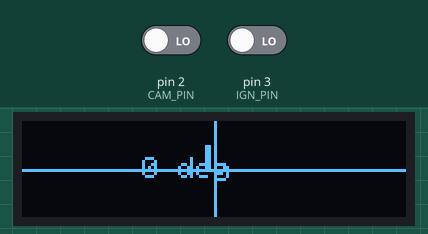
The sketch below on a simulated Arduino Uno, built with avr-gcc and run on an emulated ATmega328P. Shown: 128×32 one-colour display. The inputs (shaded band) are chosen by the test bench; at power-on: pin 3 (IGN_PIN) LOW, pin 2 (CAM_PIN) LOW. What the sketch prints to the serial monitor is not drawn.

Above: at 1.2 s.
1.3 s: pin 3 (IGN_PIN) driven HIGH
At 2.4 s:
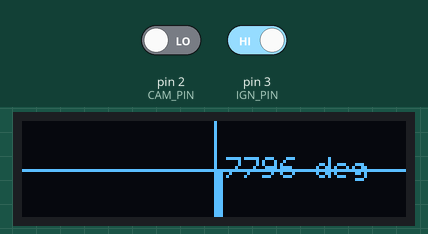
Timing chart, 0 to 4.3 s (numbered marks = the images above; inputs shaded):
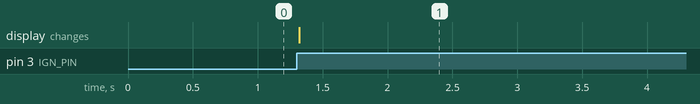

Measured:
- after the input at 1.3 s, the display: changes at once (image 1)

The sketch:

timing_gauge.ino
```cpp
// Include the Adafruit graphics and OLED libraries
#include <Adafruit_GFX.h>
#include <Adafruit_SSD1306.h>

// Define the OLED display width and height
#define SCREEN_WIDTH 128
#define SCREEN_HEIGHT 32

// Create an object for the OLED display
Adafruit_SSD1306 display(SCREEN_WIDTH, SCREEN_HEIGHT);

// Define the pins for the camshaft sensor and ignition module signals
#define CAM_PIN 2 // The camshaft sensor signal is connected to pin 2
#define IGN_PIN 3 // The ignition module signal is connected to pin 3

// Define some variables for the timing calculation
volatile unsigned long camTime = 0; // The time of the last camshaft sensor pulse in microseconds
volatile unsigned long ignTime = 0; // The time of the last ignition module pulse in microseconds
volatile int timing = 0; // The ignition timing in degrees

// Define some constants for the timing calculation
#define DEG_PER_MICROSECOND 0.006 // The degrees per microsecond for a 4-1 camshaft sensor
#define MAX_TIMING 60 // The maximum timing in degrees to display
#define MIN_TIMING -60 // The minimum timing in degrees to display

// Define some constants for the OLED display
#define BAR_WIDTH 2 // The width of each bar in pixels
#define BAR_SPACING 1 // The spacing between each bar in pixels
#define BAR_COLOR WHITE // The color of the bars
#define BAR_OFFSET 16 // The offset of the bars from the center of the screen in pixels
#define TEXT_COLOR WHITE // The color of the text
#define TEXT_SIZE 1 // The size of the text

// This function is called when a camshaft sensor pulse is detected
void camISR() {
  camTime = micros(); // Record the current time in microseconds
}

// This function is called when an ignition module pulse is detected
void ignISR() {
  ignTime = micros(); // Record the current time in microseconds
  timing = (ignTime - camTime) * DEG_PER_MICROSECOND; // Calculate the ignition timing in degrees
}

void setup() {
  // Initialize serial communication for debugging
  Serial.begin(9600);

  // Initialize the OLED display
  display.begin(SSD1306_SWITCHCAPVCC, 0x3C); // Initialize with I2C address 0x3C
  display.clearDisplay(); // Clear the display buffer

  // Attach interrupt handlers for the camshaft sensor and ignition module signals
  attachInterrupt(digitalPinToInterrupt(CAM_PIN), camISR, RISING); // Trigger on rising edge of camshaft sensor signal
  attachInterrupt(digitalPinToInterrupt(IGN_PIN), ignISR, RISING); // Trigger on rising edge of ignition module signal

}

void loop() {
  // Print the timing value for debugging
  Serial.println(timing);

  // Draw the timing indicator on the OLED display
  display.clearDisplay(); // Clear the display buffer

  // Draw a horizontal line at the center of the screen
  display.drawLine(0, SCREEN_HEIGHT / 2, SCREEN_WIDTH - 1, SCREEN_HEIGHT / 2, TEXT_COLOR);

  // Draw a vertical line at the center of the screen
  display.drawLine(SCREEN_WIDTH / 2, 0, SCREEN_WIDTH / 2, SCREEN_HEIGHT - 1, TEXT_COLOR);

  // Draw a bar representing the timing value
  int barHeight = map(abs(timing), MIN_TIMING, MAX_TIMING, BAR_OFFSET, SCREEN_HEIGHT / 2 - BAR_OFFSET); // Map the timing value to a bar height within limits
  int barX = SCREEN_WIDTH / 2 + (timing > 0 ? BAR_SPACING : -BAR_WIDTH - BAR_SPACING); // Calculate the x position of the bar depending on the sign of timing value
  int barY = SCREEN_HEIGHT / 2 - barHeight; // Calculate the y position of the bar from the center of the screen

  // Draw the bar on the display
  display.fillRect(barX, barY, BAR_WIDTH, barHeight, BAR_COLOR);

  // Print the timing value on the display
  display.setTextSize(TEXT_SIZE);
  display.setTextColor(TEXT_COLOR);
  display.setCursor(SCREEN_WIDTH / 2 + (timing > 0 ? BAR_WIDTH + 2 * BAR_SPACING : -BAR_WIDTH - 4 * BAR_SPACING - 3 * TEXT_SIZE * 6), SCREEN_HEIGHT / 2 - TEXT_SIZE * 4);
  display.print(timing);
  display.print(" deg");

  // Display the buffer on the screen
  display.display();
}


//Source: Conversation with Bing, 5/7/2023
//(1) Timing Light and Tachometer With Arduino : 6 Steps - Instructables. https://www.instructables.com/Timing-Light-and-Tachometer-With-Arduino/.
//(2) Arduino ignition timing controller - YouTube. https://www.youtube.com/watch?v=vK0NQlnKV9w.
//(3) (PDF) Ignition Timing and Fuel Injection Timing Control using Arduino .... https://www.researchgate.net/publication/348110266_Ignition_Timing_and_Fuel_Injection_Timing_Control_using_Arduino_and_Control_Drivers.
//(4) Camshaft position sensor - function & troubleshooting | HELLA. https://www.hella.com/techworld/uk/Technical/Sensors-and-actuators/Camshaft-position-sensor-3899/.
//(5) Camshaft position sensor - function & troubleshooting | HELLA. https://www.hella.com/techworld/us/Technical/Sensors-and-actuators/Camshaft-position-sensor-3899/.
//(6) Crankshaft and camshaft position sensor comparison - Pico auto. https://www.picoauto.com/library/automotive-guided-tests/cam-and-crank-sensors/.
//(7) What Does the Ignition Control Module Do? Symptoms, Replacement Cost. https://www.carparts.com/blog/what-does-the-ignition-control-module-do-symptoms-replacement-cost/.
//(8) What is an Ignition Module? - crankSHIFT. http://www.crankshift.com/ignition-module/.
//(9) Ignition controller - EDIS (Ford) - reference and timing - Pico auto. https://www.picoauto.com/library/automotive-guided-tests/edis-unit-pip-saw-signals.
//(10) Symptoms Of Bad Ignition Control Module - Time To Replace It?. https://www.motorverso.com/symptoms-of-bad-ignition-control-module/.
```
